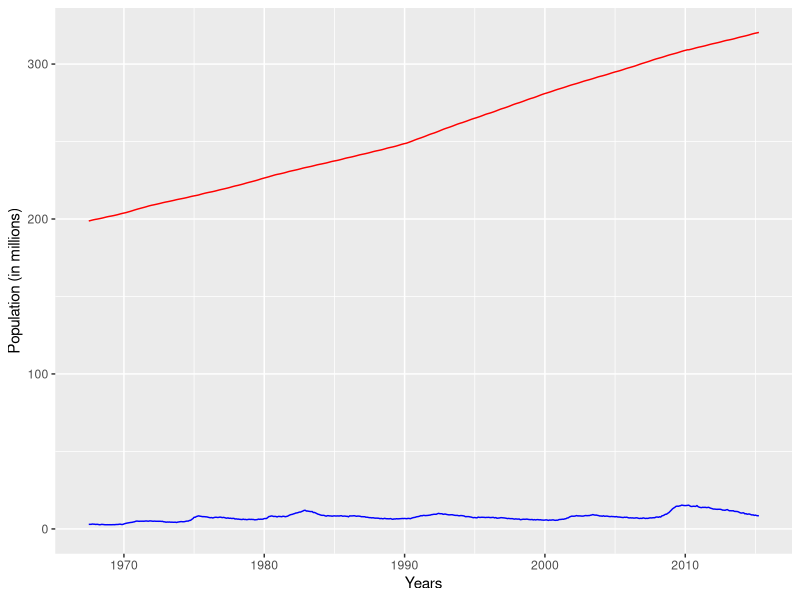

Here is the R script that generated this plot:
## ---- chunk 1
library(ggplot2)
data(economics)
## ---- chunk 2
summary(economics$pop / 1000)
## ---- chunk 3
summary(economics$unemploy / 1000)
## ---- chunk 4
qplot(date, pop, data = economics, geom = "blank") +
      xlab("Years") + ylab("Population (in millions)") + ylim(0, max(economics$pop / 1000)) +
  geom_line(aes(y = pop / 1000), colour = "red") +
  geom_line(aes(y = unemploy / 1000), colour = "blue")
